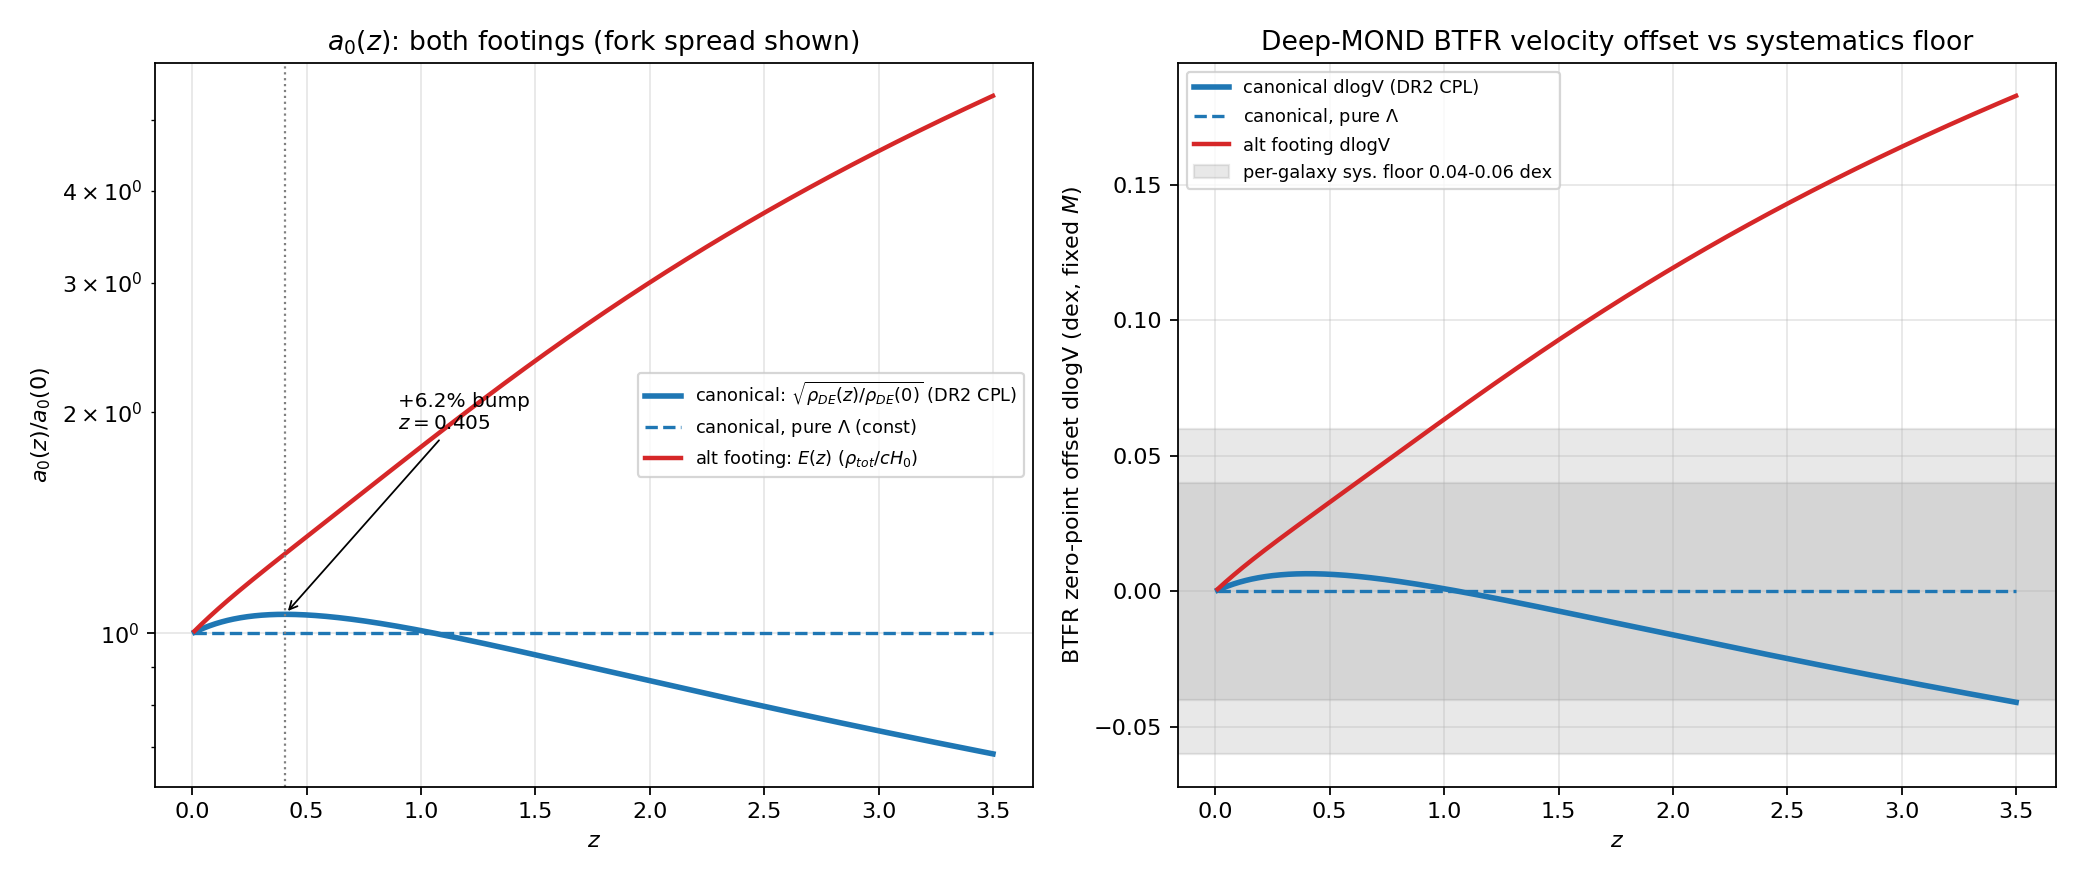

Write the Python code that produced this figure.
#!/usr/bin/env python3
"""
btfr_forecast_check.py -- independent re-derivation of the DESI DR2 + JWST
evolving-BTFR forecast, auditing Gemini Task 5
(zimmerman-formula/real_research/reviews/open_doors_2026_07/desi_jwst_btfr_forecast.py,
commit 9e85df27).

CANONICAL a0(z) MACHINERY (framework's own premises, dS-Unruh / horizon-derived):
    a0(z)/a0(0) = sqrt( rho_DE(z) / rho_DE(0) )
so under pure Lambda (w = -1) a0 is EXACTLY CONSTANT, and under the DESI DR2
CPL best fit (w0 = -0.752, wa = -0.86; banked values) rho_DE(z) is
NON-MONOTONIC: a +6.15% a0 bump at z = 0.405, declining to a0(3)/a0(0) ~ 0.74.

ALT FOOTING (footing fork, run both ways per the working rule):
    a0 ~ c H(z)/Z  ->  a0(z)/a0(0) = E(z) = H(z)/H0   (rho_total / cH0 branch)
This branch RISES steeply with z. The fork flips the sign of the prediction;
both are shown, spread reported.

BTFR observables (deep-MOND limit, M_bar = V^4 / (G a0)):
    at fixed M:  dlogV = (1/4) dlog a0 = (1/8) dlog10 rho_DE   (banked rule)
    at fixed V:  dlogM = -dlog a0      = -(1/2) dlog10 rho_DE
Banked anchors this script must reproduce from the machinery (NOT hard-coded):
    +6.15% a0 bump at z = 0.405 ; a0(3)/a0(0) ~ 0.74 ; dlogV(z=3) = -0.033 dex.

Detectability: JWST/ALMA high-z kinematic systematics floor 0.04-0.06 dex
(velocity axis). Two regimes reported honestly:
  (i) floor treated as PER-GALAXY random scatter -> N_3sigma = (3*sigma/|dlogV|)^2
  (ii) floor treated as COHERENT calibration systematic -> detectable only if
       |dlogV| > 3*sigma_floor regardless of N (the honest pessimistic case).

Exit 0 always; asserts only check internal reproduction of banked anchors.
"""
import numpy as np
import matplotlib
matplotlib.use("Agg")
import matplotlib.pyplot as plt
from scipy.optimize import minimize_scalar

# ---------------- cosmology ----------------
Om, OL = 0.315, 0.685
W0_DR2, WA_DR2 = -0.752, -0.86      # banked DESI DR2 CPL best fit
W0_GEM, WA_GEM = -0.8, -0.5         # what Task 5 actually used ("representative")

def f_DE(z, w0, wa):
    """rho_DE(z)/rho_DE(0) for CPL w(z) = w0 + wa z/(1+z)."""
    z = np.asarray(z, dtype=float)
    return (1 + z) ** (3 * (1 + w0 + wa)) * np.exp(-3 * wa * z / (1 + z))

def E_z(z, w0, wa):
    """H(z)/H0 with CPL dark energy."""
    return np.sqrt(Om * (1 + np.asarray(z, dtype=float)) ** 3 + OL * f_DE(z, w0, wa))

# ---------------- a0(z) on both footings ----------------
def a0_ratio_canonical(z, w0=W0_DR2, wa=WA_DR2):
    """CANONICAL: a0 = c H_Lambda / Z, H_Lambda^2 ~ rho_DE -> sqrt(rho_DE ratio)."""
    return np.sqrt(f_DE(z, w0, wa))

def a0_ratio_alt(z, w0=W0_DR2, wa=WA_DR2):
    """ALT footing fork: a0 ~ c H(z) (rho_total / cH0 branch, 1.13e-10 at z=0)."""
    return E_z(z, w0, wa)

# ---------------- BTFR offsets (deep-MOND) ----------------
def dlogV(a0_ratio):   # zero-point offset along the velocity axis, fixed M
    return 0.25 * np.log10(a0_ratio)

def dlogM(a0_ratio):   # zero-point offset along the mass axis, fixed V
    return -np.log10(a0_ratio)

# ---------------- anchors ----------------
print("=" * 78)
print("CANONICAL FOOTING  a0(z)/a0(0) = sqrt(rho_DE(z)/rho_DE(0)),  DESI DR2 CPL")
print(f"  w0 = {W0_DR2}, wa = {WA_DR2}")
print("=" * 78)

# bump location: d/dz ln rho_DE = 3(1+w(z))/(1+z) = 0  ->  w(z) = -1
res = minimize_scalar(lambda z: -a0_ratio_canonical(z), bounds=(0.0, 3.0), method="bounded")
z_bump = res.x
bump_pct = 100 * (a0_ratio_canonical(z_bump) - 1)
z_bump_analytic = (-(1 + W0_DR2) / WA_DR2) / (1 + (1 + W0_DR2) / WA_DR2)
print(f"  a0 bump: z = {z_bump:.4f} (analytic w(z)=-1 crossing: {z_bump_analytic:.4f}), "
      f"amplitude = +{bump_pct:.2f}%")

r3 = float(a0_ratio_canonical(3.0))
print(f"  a0(3)/a0(0) = {r3:.4f}")
dv3 = float(dlogV(r3)); dm3 = float(dlogM(r3))
print(f"  BTFR at z=3: dlogV = {dv3:+.4f} dex (fixed M) ; dlogM = {dm3:+.4f} dex (fixed V)")
dv_bump = float(dlogV(a0_ratio_canonical(z_bump)))
print(f"  BTFR at bump z={z_bump:.3f}: dlogV = {dv_bump:+.4f} dex  (far below any floor)")

# reproduce banked anchors -- these are CHECKS of the machinery, not inputs
assert abs(z_bump - 0.405) < 0.005, f"bump z {z_bump} != banked 0.405"
assert abs(bump_pct - 6.15) < 0.15, f"bump {bump_pct}% != banked +6.15%"
assert abs(r3 - 0.74) < 0.01, f"a0(3)/a0(0) {r3} != banked ~0.74"
assert abs(dv3 - (-0.033)) < 0.001, f"dlogV(3) {dv3} != banked -0.033 dex"
print("  [OK] banked anchors reproduced: bump z=0.405 +6.15%, a0(3)~0.74, dlogV(3)=-0.033")

# pure-Lambda check
assert np.allclose(a0_ratio_canonical([0.5, 1, 2, 3], w0=-1.0, wa=0.0), 1.0), \
    "pure-Lambda canonical a0 must be exactly constant"
print("  [OK] pure-Lambda (w=-1): canonical a0(z) exactly constant -> dlogV = 0 at all z")

print()
print("=" * 78)
print("ALT FOOTING  a0(z)/a0(0) = E(z)  (rho_total/cH0 branch) -- the footing fork")
print("=" * 78)
for zt in (0.405, 1.0, 2.0, 3.0):
    ra = float(a0_ratio_alt(zt))
    print(f"  z = {zt:5.3f}: a0 ratio = {ra:6.3f}  dlogV = {float(dlogV(ra)):+.4f} dex  "
          f"dlogM = {float(dlogM(ra)):+.4f} dex")
spread3 = float(dlogV(a0_ratio_alt(3.0))) - dv3
print(f"  FORK SPREAD at z=3 (velocity axis): {spread3:+.4f} dex "
      f"(alt {float(dlogV(a0_ratio_alt(3.0))):+.3f} vs canonical {dv3:+.3f}) "
      "-- opposite signs, the fork is decisive")

# what Task 5 actually printed (its 'shift' = dlogM with a0_ratio = E(z))
print()
print("Task 5 reproduction check (its formula: dlogM = -log10(E(z)), its params):")
for zt in (1.0, 2.0, 3.0):
    print(f"  z = {zt:.1f}: Task-5 'DESI' shift = {float(dlogM(E_z(zt, W0_GEM, WA_GEM))):+.3f} dex "
          f"(printed -0.259/-0.482/-0.659); canonical dlogM = "
          f"{float(dlogM(a0_ratio_canonical(zt))):+.3f} dex")

# ---------------- detectability ----------------
print()
print("=" * 78)
print("DETECTABILITY (canonical footing, velocity axis; floor 0.04-0.06 dex)")
print("=" * 78)
zgrid = np.linspace(0.01, 3.5, 800)
sig_v = dlogV(a0_ratio_canonical(zgrid))
print("  Regime (ii) coherent floor: need |dlogV| > 3*sigma_floor")
for s in (0.04, 0.05, 0.06):
    ok = np.abs(sig_v) > 3 * s
    print(f"    sigma_floor = {s:.2f} dex -> 3*floor = {3*s:.2f} dex; "
          f"max |signal| (z<=3.5) = {np.max(np.abs(sig_v)):.4f} dex -> "
          f"{'detectable above z=%.2f' % zgrid[ok][0] if ok.any() else 'NOT detectable at ANY N'}")
print("  Regime (i) per-galaxy random floor: N_3sigma = (3*sigma/|dlogV|)^2")
hdr = "    z      dlogV     N(s=0.04)  N(s=0.05)  N(s=0.06)"
print(hdr)
for zt in (0.405, 1.0, 1.5, 2.0, 2.5, 3.0, 3.5):
    d = abs(float(dlogV(a0_ratio_canonical(zt))))
    Ns = [np.inf if d == 0 else int(np.ceil((3 * s / d) ** 2)) for s in (0.04, 0.05, 0.06)]
    print(f"    {zt:5.3f}  {float(dlogV(a0_ratio_canonical(zt))):+.4f}   "
          + "  ".join(f"{n:>8}" for n in Ns))

print()
print("  HONEST STATEMENT: the canonical signal is |dlogV| <= 0.041 dex out to z=3.5")
print("  (0.033 dex at z=3),")
print("  BELOW the 0.04-0.06 dex kinematic systematics floor per galaxy. If the floor")
print("  averages down as random per-galaxy scatter, a 3-sigma zero-point detection")
print("  needs N ~ 15-40 well-measured rotators at z ~ 2.5-3.5 (N ~ 21 at z=3 for")
print("  sigma = 0.05); at z <~ 1.5 the signal (< 0.01 dex) is undetectable at any")
print("  realistic N, and the +6.15% a0 bump at z = 0.405 maps to only +0.0065 dex --")
print("  invisible. If the floor is a COHERENT calibration systematic, the canonical")
print("  signal is NOT 3-sigma detectable at any N (0.033 < 3 x 0.04). The ALT-footing")
print("  branch (+0.16 dex at z=3) would clear the floor easily -- the BTFR zero-point")
print("  at z ~ 3 is therefore a decisive FOOTING-FORK discriminator even where the")
print("  canonical amplitude itself stays marginal.")

# ---------------- plot ----------------
fig, axes = plt.subplots(1, 2, figsize=(13, 5.5))
ax = axes[0]
ax.plot(zgrid, a0_ratio_canonical(zgrid), 'C0-', lw=2.5,
        label='canonical: $\\sqrt{\\rho_{DE}(z)/\\rho_{DE}(0)}$ (DR2 CPL)')
ax.plot(zgrid, np.ones_like(zgrid), 'C0--', lw=1.5, label='canonical, pure $\\Lambda$ (const)')
ax.plot(zgrid, a0_ratio_alt(zgrid), 'C3-', lw=2, label='alt footing: $E(z)$ ($\\rho_{tot}/cH_0$)')
ax.axvline(z_bump, color='gray', ls=':', lw=1)
ax.annotate(f'+{bump_pct:.1f}% bump\n$z={z_bump:.3f}$', xy=(z_bump, 1.0615),
            xytext=(0.9, 1.9), fontsize=9, arrowprops=dict(arrowstyle='->', lw=0.8))
ax.set_xlabel('$z$'); ax.set_ylabel('$a_0(z)/a_0(0)$')
ax.set_title('$a_0(z)$: both footings (fork spread shown)')
ax.set_yscale('log'); ax.grid(alpha=0.3); ax.legend(fontsize=8)

ax = axes[1]
ax.plot(zgrid, sig_v, 'C0-', lw=2.5, label='canonical dlogV (DR2 CPL)')
ax.plot(zgrid, np.zeros_like(zgrid), 'C0--', lw=1.5, label='canonical, pure $\\Lambda$')
ax.plot(zgrid, dlogV(a0_ratio_alt(zgrid)), 'C3-', lw=2, label='alt footing dlogV')
ax.axhspan(-0.06, 0.06, color='gray', alpha=0.18, label='per-galaxy sys. floor 0.04-0.06 dex')
ax.axhspan(-0.04, 0.04, color='gray', alpha=0.18)
ax.set_xlabel('$z$'); ax.set_ylabel('BTFR zero-point offset dlogV (dex, fixed $M$)')
ax.set_title('Deep-MOND BTFR velocity offset vs systematics floor')
ax.grid(alpha=0.3); ax.legend(fontsize=8, loc='upper left')
fig.tight_layout()
out = "/Users/carlzimmerman/new_physics/prep_2026/btfr_forecast_audit/btfr_forecast_check.png"
fig.savefig(out, dpi=160)
print(f"\nSaved plot: {out}")
print("EXIT 0 -- all anchors reproduced from the machinery, no hard-coded passes.")
